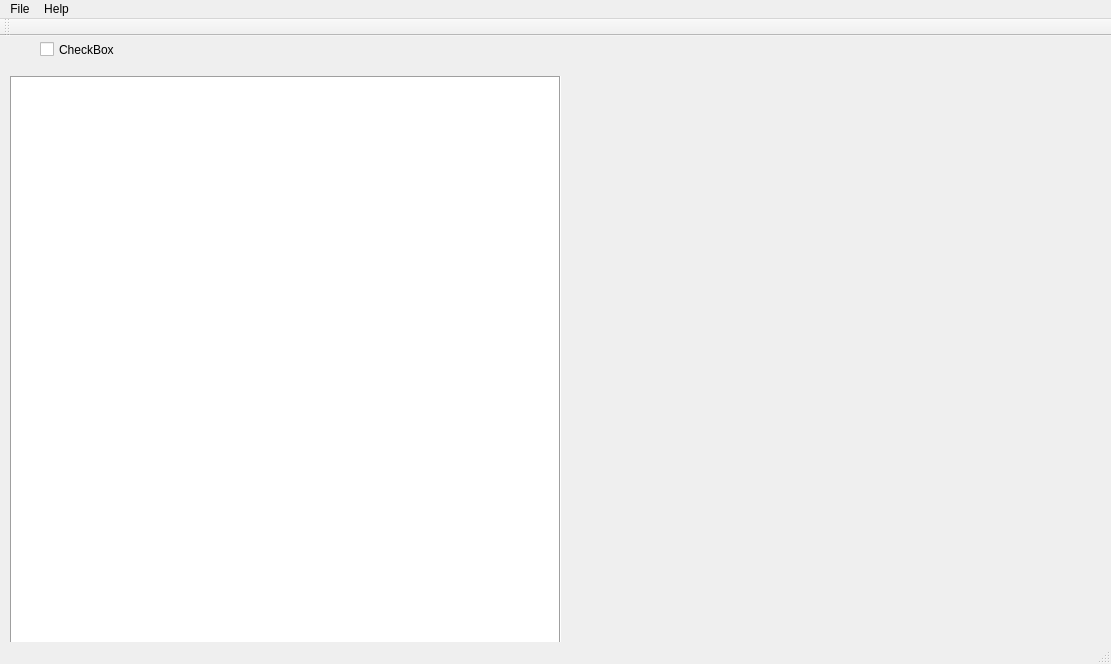
<?xml version="1.0" encoding="UTF-8"?>
<ui version="4.0">
 <class>MainWindow</class>
 <widget class="QMainWindow" name="MainWindow">
  <property name="geometry">
   <rect>
    <x>0</x>
    <y>0</y>
    <width>1111</width>
    <height>664</height>
   </rect>
  </property>
  <property name="windowTitle">
   <string>MainWindow</string>
  </property>
  <widget class="QWidget" name="centralwidget">
   <widget class="QWidget" name="viewBox" native="true">
    <property name="geometry">
     <rect>
      <x>570</x>
      <y>40</y>
      <width>521</width>
      <height>581</height>
     </rect>
    </property>
   </widget>
   <widget class="QPlainTextEdit" name="editBox">
    <property name="geometry">
     <rect>
      <x>10</x>
      <y>40</y>
      <width>551</width>
      <height>581</height>
     </rect>
    </property>
    <property name="font">
     <font>
      <family>Ubuntu Mono</family>
      <pointsize>16</pointsize>
     </font>
    </property>
    <property name="frameShape">
     <enum>QFrame::Box</enum>
    </property>
    <property name="lineWidth">
     <number>1</number>
    </property>
    <property name="midLineWidth">
     <number>0</number>
    </property>
   </widget>
   <widget class="QCheckBox" name="checkBox">
    <property name="geometry">
     <rect>
      <x>40</x>
      <y>0</y>
      <width>110</width>
      <height>27</height>
     </rect>
    </property>
    <property name="text">
     <string>CheckBox</string>
    </property>
   </widget>
  </widget>
  <widget class="QMenuBar" name="menubar">
   <property name="geometry">
    <rect>
     <x>0</x>
     <y>0</y>
     <width>1111</width>
     <height>32</height>
    </rect>
   </property>
   <widget class="QMenu" name="menu123">
    <property name="title">
     <string>File</string>
    </property>
    <addaction name="actionNew_File"/>
    <addaction name="actionOpen_File"/>
    <addaction name="actionSave_File"/>
    <addaction name="actionSave_As"/>
   </widget>
   <widget class="QMenu" name="menuHelp">
    <property name="title">
     <string>Help</string>
    </property>
   </widget>
   <addaction name="menu123"/>
   <addaction name="menuHelp"/>
  </widget>
  <widget class="QStatusBar" name="statusbar"/>
  <widget class="QToolBar" name="toolBar">
   <property name="windowTitle">
    <string>toolBar</string>
   </property>
   <attribute name="toolBarArea">
    <enum>TopToolBarArea</enum>
   </attribute>
   <attribute name="toolBarBreak">
    <bool>false</bool>
   </attribute>
  </widget>
  <action name="actionNew_File">
   <property name="text">
    <string>New File</string>
   </property>
  </action>
  <action name="actionOpen_File">
   <property name="text">
    <string>Open File</string>
   </property>
  </action>
  <action name="actionSave_File">
   <property name="text">
    <string>Save File</string>
   </property>
  </action>
  <action name="actionSave_As">
   <property name="text">
    <string>Save As</string>
   </property>
  </action>
 </widget>
 <resources/>
 <connections/>
</ui>
